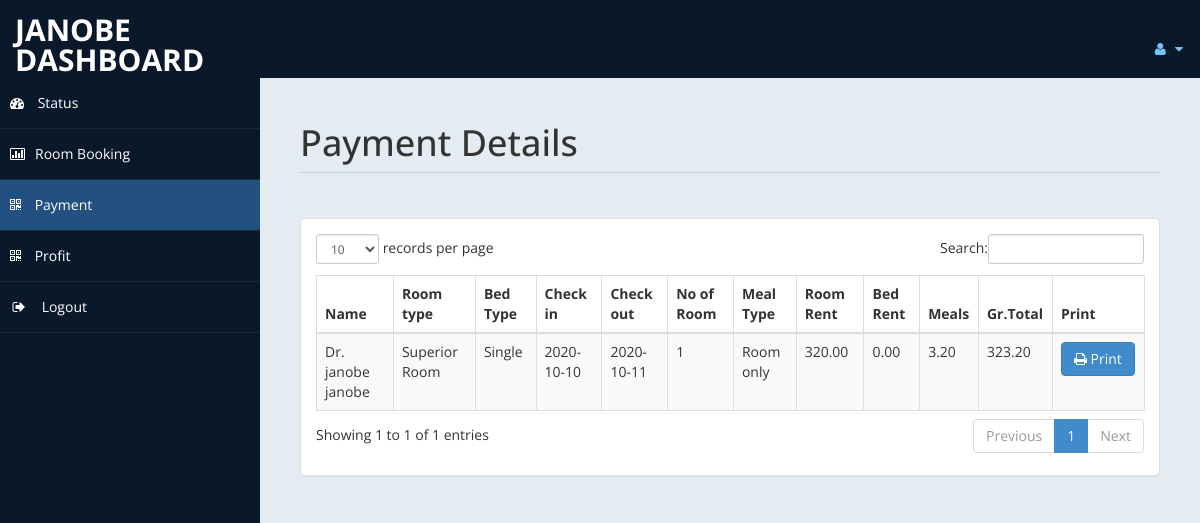
Page /admin/payment.php (signed in) on the committed database.
### tables this page shows
CREATE TABLE `payment` (
  `id` int(11) DEFAULT NULL,
  `title` varchar(5) DEFAULT NULL,
  `fname` varchar(30) DEFAULT NULL,
  `lname` varchar(30) DEFAULT NULL,
  `troom` varchar(30) DEFAULT NULL,
  `tbed` varchar(30) DEFAULT NULL,
  `nroom` int(11) DEFAULT NULL,
  `cin` date DEFAULT NULL,
  `cout` date DEFAULT NULL,
  `ttot` double(8,2) DEFAULT NULL,
  `fintot` double(8,2) DEFAULT NULL,
  `mepr` double(8,2) DEFAULT NULL,
  `meal` varchar(30) DEFAULT NULL,
  `btot` double(8,2) DEFAULT NULL,
  `noofdays` int(11) DEFAULT NULL
);

### admin/payment.php (the view, shortened to what this page needs)
<!DOCTYPE html>
<html xmlns="http://www.w3.org/1999/xhtml">
<head>
    <link href="assets/css/bootstrap.css" rel="stylesheet" />
    <link href="assets/css/font-awesome.css" rel="stylesheet" />
    <link href="assets/css/custom-styles.css" rel="stylesheet" />
    <link href="assets/js/dataTables/dataTables.bootstrap.css" rel="stylesheet" />
</head>
<body>
    <div id="wrapper">
        <nav class="navbar navbar-default top-navbar" role="navigation">
            <div class="navbar-header">
                <a class="navbar-brand" href="home.php"><?php echo $_SESSION["user"]; ?>  DASHBOARD </a>
            </div>
            <br>
            <ul class="nav navbar-top-links navbar-right">
                <li class="dropdown">
                    <a class="dropdown-toggle" data-toggle="dropdown" href="#" aria-expanded="false">
                        <i class="fa fa-user fa-fw"></i> <i class="fa fa-caret-down"></i>
                    </a>
                </li>
            </ul>
        </nav>
        <nav class="navbar-default navbar-side" role="navigation">
            <div class="sidebar-collapse">
                <ul class="nav" id="main-menu">
                    <li>
                        <a href="home.php"><i class="fa fa-dashboard"></i> Status</a>
                    </li>
					<li>
                        <a href="roombook.php"><i class="fa fa-bar-chart-o"></i>Room Booking</a>
                    </li>
                    <li>
                        <a class="active-menu" href="payment.php"><i class="fa fa-qrcode"></i> Payment</a>
                    </li>
                    <li>
                        <a  href="profit.php"><i class="fa fa-qrcode"></i> Profit</a>
                    </li>
                    <li>
                        <a href="logout.php" ><i class="fa fa-sign-out fa-fw"></i> Logout</a>
                    </li>
            </div>
        </nav>
        <div id="page-wrapper" >
            <div id="page-inner">
			 <div class="row">
                    <div class="col-md-12">
                        <h1 class="page-header">
                           Payment Details<small> </small>
                        </h1>
                    </div>
                </div>
            <div class="row">
                <div class="col-md-12">
                    <div class="panel panel-default">
                        <div class="panel-body">
                            <div class="table-responsive">
                                <table class="table table-striped table-bordered table-hover" id="dataTables-example">
                                    <thead>
                                        <tr>
                                            <th>Name</th>
											<th>Room type</th>
                                            <th>Bed Type</th>
                                            <th>Check in</th>
											<th>Check out</th>
											<th>No of Room</th>
											<th>Meal Type</th>
                                            <th>Room Rent</th>
											<th>Bed Rent</th>
											<th>Meals </th>
											<th>Gr.Total</th>
											<th>Print</th>
                                        </tr>
                                    </thead>
                                    <tbody>
									<?php
										include ('db.php');
										$sql="select * from payment";
										$re = mysqli_query($con,$sql);
										while($row = mysqli_fetch_array($re))
										{
											$id = $row['id'];
											if($id % 2 ==1 )
											{
												echo"<tr class='gradeC'>
													<td>".$row['title']." ".$row['fname']." ".$row['lname']."</td>
													<td>".$row['troom']."</td>
													<td>".$row['tbed']."</td>
													<td>".$row['cin']."</td>
													<td>".$row['cout']."</td>
													<td>".$row['nroom']."</td>
													<td>".$row['meal']."</td>
													<td>".$row['ttot']."</td>
													<td>".$row['mepr']."</td>
													<td>".$row['btot']."</td>
													<td>".$row['fintot']."</td>
													<td><a href=print.php?pid=".$id ." <button class='btn btn-primary'> <i class='fa fa-print' ></i> Print</button></td>
													</tr>";
											}
											else
											{
												echo"<tr class='gradeU'>
													<td>".$row['title']." ".$row['fname']." ".$row['lname']."</td>
													<td>".$row['troom']."</td>
													<td>".$row['tbed']."</td>
													<td>".$row['cin']."</td>
													<td>".$row['cout']."</td>
													<td>".$row['nroom']."</td>
													<td>".$row['meal']."</td>
													<td>".$row['ttot']."</td>
													<td>".$row['mepr']."</td>
													<td>".$row['btot']."</td>
													<td>".$row['fintot']."</td>
													<td><a href=print.php?pid=".$id ." <button class='btn btn-primary'> <i class='fa fa-print' ></i> Print</button></td>
													</tr>";
											}
										}
									?>
                                    </tbody>
                                </table>
                            </div>
                        </div>
                    </div>
                </div>
            </div>
                </div>
            </div>
    </div>
</body>
</html>

### admin/assets/css/custom-styles.css (style rules this page uses)
body { font-family: 'Open Sans', sans-serif; }
#wrapper { width: 100%; background:#09192A; }
#page-wrapper { padding: 15px 15px; min-height: 600px; background:#E5EBF2; }
#page-inner { width:100%; margin:10px 20px 10px 0px; background-color:transparent; padding:10px; min-height:1200px; }
h1, .h1, h2, .h2, h3, .h3 { margin-top: 7px; margin-bottom: -5px; }
.page-header { padding-bottom: 9px; margin: 10px 0 45px; border-bottom: 1px solid #C7D1DD; }
.top-navbar { margin:0px; }
.top-navbar .navbar-brand { color: #fff; width: 260px; text-align: left; height: 60px; font-size: 30px; font-weight: 700; text-transform: uppercase; line-height: 30px; }
.top-navbar .nav > li { position: relative; display: inline-block; }
.top-navbar .nav > li > a { position: relative; display: block; padding: 19px 15px; color: #77C0FD; }
.active-menu { background-color:#225081!important; }
.sidebar-collapse , .sidebar-collapse .nav { background:none; }
.sidebar-collapse .nav { padding:0; }
.sidebar-collapse .nav > li > a { color:#fff; background:transparent; text-shadow:none; }
.sidebar-collapse > .nav > li > a { padding:15px 10px; }
.sidebar-collapse > .nav > li { border-bottom: 1px solid rgba(107, 108, 109, 0.19); }
.navbar-side { border:none; background-color: transparent; }
.top-navbar { background:#09192A; border-bottom:none; }
.top-navbar .nav > li > a > i { margin-right: 2px; }
.navbar-default { border:0px solid black; }
.navbar-header { background: #09192A; }
.nav > li > a > i { margin-right:10px; }
@media (min-width:768px) { #page-wrapper { margin: 0 0 0 260px; padding: 15px 30px; min-height: 1200px; } }
@media (min-width:768px) { .navbar-side { z-index: 1; position: absolute; width: 260px; } }
@media (min-width:768px) { .navbar { border-radius: 0px; } }

### rows in the picture
payment: title "Dr.", fname "janobe", lname "janobe", troom "Superior Room", tbed "Single", cin "2020-10-10", cout "2020-10-11", nroom "1", meal "Room only", ttot "320.00", mepr "0.00", btot "3.20", fintot "323.20"

### other values in the picture
$_SESSION["user"] "JANOBE"
